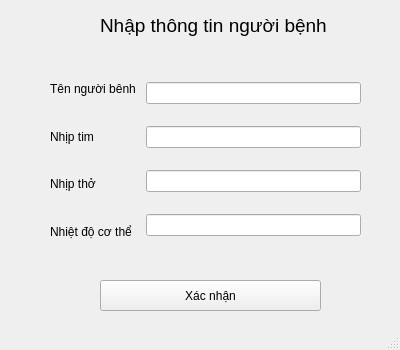
<?xml version="1.0" encoding="UTF-8"?>
<ui version="4.0">
 <class>MainWindow</class>
 <widget class="QMainWindow" name="MainWindow">
  <property name="geometry">
   <rect>
    <x>0</x>
    <y>0</y>
    <width>400</width>
    <height>350</height>
   </rect>
  </property>
  <property name="windowTitle">
   <string>MainWindow</string>
  </property>
  <widget class="QWidget" name="centralwidget">
   <widget class="QWidget" name="horizontalLayoutWidget">
    <property name="geometry">
     <rect>
      <x>50</x>
      <y>70</y>
      <width>311</width>
      <height>180</height>
     </rect>
    </property>
    <layout class="QHBoxLayout" name="horizontalLayout">
     <property name="spacing">
      <number>10</number>
     </property>
     <item>
      <layout class="QVBoxLayout" name="verticalLayout">
       <property name="sizeConstraint">
        <enum>QLayout::SetDefaultConstraint</enum>
       </property>
       <item>
        <widget class="QLabel" name="label">
         <property name="text">
          <string>Tên người bênh</string>
         </property>
        </widget>
       </item>
       <item>
        <widget class="QLabel" name="label_2">
         <property name="text">
          <string>Nhịp tim</string>
         </property>
        </widget>
       </item>
       <item>
        <widget class="QLabel" name="label_3">
         <property name="text">
          <string>Nhịp thở</string>
         </property>
        </widget>
       </item>
       <item>
        <widget class="QLabel" name="label_4">
         <property name="text">
          <string>Nhiệt độ cơ thể</string>
         </property>
        </widget>
       </item>
      </layout>
     </item>
     <item>
      <layout class="QVBoxLayout" name="verticalLayout_2">
       <property name="sizeConstraint">
        <enum>QLayout::SetDefaultConstraint</enum>
       </property>
       <item>
        <widget class="QLineEdit" name="line_edit_name"/>
       </item>
       <item>
        <widget class="QLineEdit" name="line_edit_hr"/>
       </item>
       <item>
        <widget class="QLineEdit" name="line_edit_rr"/>
       </item>
       <item>
        <widget class="QLineEdit" name="line_edit_temp"/>
       </item>
      </layout>
     </item>
    </layout>
   </widget>
   <widget class="QLabel" name="label_5">
    <property name="geometry">
     <rect>
      <x>100</x>
      <y>10</y>
      <width>241</width>
      <height>31</height>
     </rect>
    </property>
    <property name="font">
     <font>
      <pointsize>14</pointsize>
     </font>
    </property>
    <property name="text">
     <string>Nhập thông tin người bệnh</string>
    </property>
   </widget>
   <widget class="QPushButton" name="button_confirm">
    <property name="geometry">
     <rect>
      <x>100</x>
      <y>280</y>
      <width>221</width>
      <height>31</height>
     </rect>
    </property>
    <property name="text">
     <string>Xác nhận</string>
    </property>
   </widget>
  </widget>
  <widget class="QMenuBar" name="menubar">
   <property name="geometry">
    <rect>
     <x>0</x>
     <y>0</y>
     <width>400</width>
     <height>21</height>
    </rect>
   </property>
  </widget>
  <widget class="QStatusBar" name="statusbar"/>
 </widget>
 <resources/>
 <connections/>
</ui>
